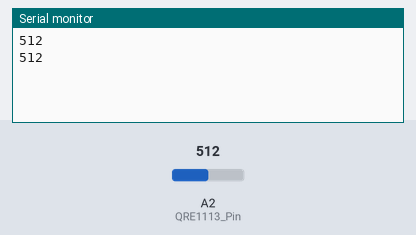
Bench run of a sketch on a simulated Arduino Uno, built with avr-gcc and run on an emulated ATmega328P. On the bench: the last lines printed to the serial monitor. The test bench sets the inputs (shaded band); at power-on: A2 (QRE1113_Pin) = 512.

Above: at 1.8 s.
1.9 s: A2 (QRE1113_Pin) set to 716
At 2.8 s:
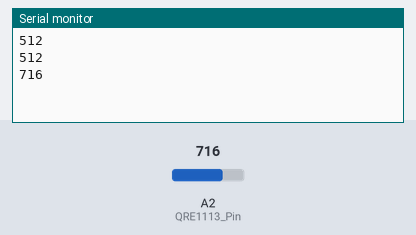
3.4 s: A2 (QRE1113_Pin) set to 900
At 4.4 s:
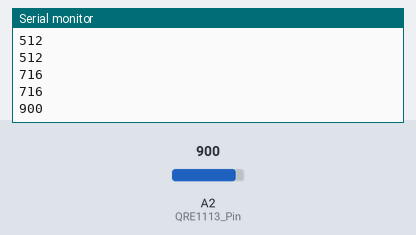
Timing chart, 0 to 6.4 s (numbered marks = the images above; inputs shaded):
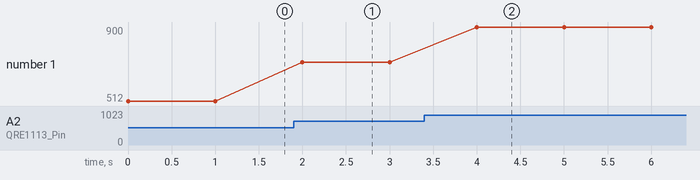

The sketch:

qre1113.ino
```cpp
//Code for the QRE1113 Analog board
//Outputs via the serial terminal - Lower numbers mean more reflected

int QRE1113_Pin = 2; //connected to analog pin

void setup(){
  Serial.begin(115200);
}
void loop(){
  int QRE_Value = analogRead(QRE1113_Pin);
  Serial.println(QRE_Value);
  delay(1000);
}
```

Measured:
- after the input at 1.9 s, the serial monitor: prints a new line after 0.10 s (image 1)
- after the input at 3.4 s, the serial monitor: prints a new line after 0.60 s (image 2)
- plotted number 1: 512 → 716 after the input at 1.9 s, 716 → 900 after the input at 3.4 s
